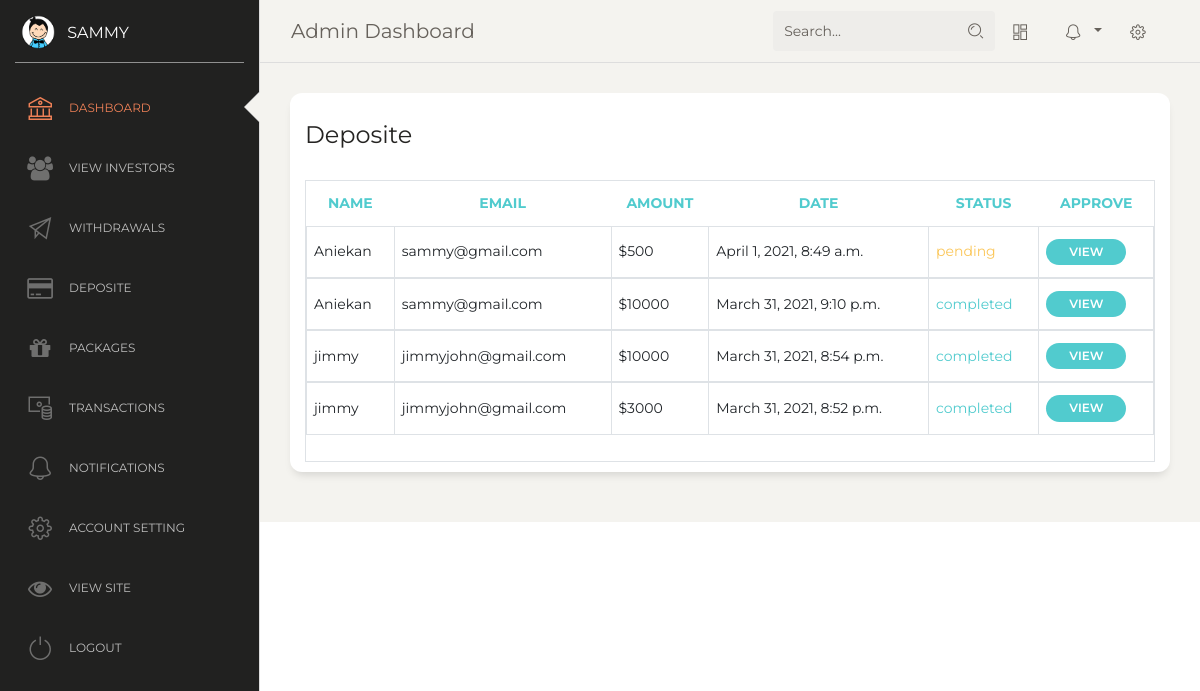
Screenshot of /super/admin/deposite/ (signed in) with the database file from the repository.
### panel/models.py (models this page shows, shortened)
class Investors(AbstractBaseUser):
	email       = models.EmailField(verbose_name='email', max_length=60, unique=True )
	username    = models.CharField(max_length=30, unique=True)
	full_name    = models.CharField(max_length=30 ,blank=True, null= True)
	date_joined = models.DateTimeField(verbose_name='date joined', auto_now_add=True)
	last_login  = models.DateTimeField(verbose_name='last login', auto_now=True)
	is_admin    = models.BooleanField(default=False)
	is_staff    = models.BooleanField(default=False)
	is_active   = models.BooleanField(default=True)
	is_superuser = models.BooleanField(default=False)
	profile_image = models.ImageField(blank=True, null=True, default='logo-small.png', upload_to='profile')
	phone = models.CharField(max_length=60, blank=True, null=True)
	wallet_id = models.CharField(max_length=60, blank=True, null=True)
	ref_code = models.CharField(max_length=60, blank=True, null=True, unique=True)
	refferal = models.IntegerField(default=0)
	balance = models.IntegerField(default=0)
	package = models.ForeignKey('Packages', on_delete  = models.CASCADE,blank=True,null=True)
	USERNAME_FIELD = 'email'
	REQUIRED_FIELDS = ['username']
	objects = MyAccountManager()
	class Meta:
			ordering = ['-date_joined']

class Deposite(models.Model):
	STATUS = (
		("pending","pending"),
		("completed","completed"),
		("decline","decline"),
	)
	Investor = models.ForeignKey('Investors', on_delete  = models.CASCADE)
	date = models.DateTimeField(auto_now_add=True)
	amount = models.IntegerField()
	trans_id = models.CharField(max_length=100,blank=True,null=True)
	status = models.CharField(max_length=15, choices=STATUS)
	class Meta:
			ordering = ['-date']

### panel/views.py (the view)
# urls.py: path('deposite/', views.deposite, name='deposite'),
@manager_required
def deposite(request):
	investments = Deposite.objects.all()
	return render(request, "admin/investment.html",{"investments":investments})

### templates/admin/investment.html
{% extends 'admin/main.html' %}
{% load static %}
{% block content %}
<div class="content">
    <div class="row">
      <div class="col-md-12">
        <div class="card">
          <div class="card-header">
            <h4 class="card-title"> Deposite</h4>
          </div>
          <div class="card-body">
            <div class="table-responsive table-bordered ">
              <table class="table">
                <thead class=" text-primary">
                  <th class="text-center">
                    Name
                  </th>
                  <th class="text-center">
                    email
                  </th>
                  <th class="text-center">
                    Amount
                  </th>
                  <th class="text-center">
                    Date
                  </th>
                  <th class="text-center">
                    Status
                  </th>
                  <th class="text-center">
                    Approve
                  </th>
                </thead>
                {% for obj in investments %}
                <tbody>
                  <tr>
                    <td>
                      {{ obj.Investor.full_name }}
                    </td>
                    <td >
                        {{ obj.Investor.email }}
                    </td>
                    <td>
                      ${{ obj.amount }}
                    </td>
                    <td>
                        {{ obj.date }}
                      </td>
                      <td class="{% if obj.status == 'pending'  %} text-warning {% elif obj.status == 'completed' %} text-primary {% else %} text-danger {% endif %} ">
                        {{ obj.status }}
                      </td>
                      <td>
                        <a href="{% url 'admin-deposite-deteail' obj.pk %}" class="btn btn-sm btn-primary btn-round">view</a>
                      </td>
                  </tr>
                </tbody>
                {% endfor %}
              </table>
            </div>
          </div>
        </div>
      </div>
    </div>
</div>
{% endblock  %}

### templates/admin/main.html (shortened to what this page needs)
{% load static %}
<!DOCTYPE html>
<html lang="en">
<head>
  <link href="https://maxcdn.bootstrapcdn.com/font-awesome/latest/css/font-awesome.min.css" rel="stylesheet">
  <link href="{% static 'css/bootstrap.min.css' %}" rel="stylesheet" />
  <link href="{% static 'css/paperdas.css' %}" rel="stylesheet" />
  <link href="{% static 'demo/demo.css' %}" rel="stylesheet" />
</head>
<body class="">
  <div class="wrapper ">
    <div class="sidebar" data-color="black" data-active-color="danger">
      <div class="logo">
        <a href="#" class="simple-text logo-mini">
          <div class="logo-image-small">
            <img src="{% static 'img/logo-small.png' %}">
          </div>
        </a>
        <a href="#" class="simple-text logo-normal">
          {{ user.username }}
        </a>
      </div>
      <div class="sidebar-wrapper">
        <ul class="nav">
          <li class="active ">
            <a href="{% url 'dashboard' %}">
              <i class="nc-icon nc-bank"></i>
              <p>Dashboard</p>
            </a>
          </li>
          <li>
            <a href="{% url 'users' %}">
              <i class="fa fa-users"></i>
              <p>view investors</p>
            </a>
          </li>
          <li>
            <a href="{% url 'admin-withdraw' %}">
              <i class="nc-icon nc-send"></i>
              <p>Withdrawals</p>
            </a>
          </li>
          <li>
            <a href="{% url 'admin-deposite' %}">
              <i class="fa fa-credit-card"></i>
              <p>Deposite</p>
            </a>
          </li>
          <li>
            <a href="{% url 'admin-package' %}">
              <i class="fa fa-gift"></i>
              <p>Packages</p>
            </a>
          </li>
          <li>
            <a href="{% url 'admin-transaction' %}">
                <i class="nc-icon nc-money-coins"></i>
              <p>Transactions</p>
            </a>
          </li>
          <li>
            <a href="{% url 'message' %}">
              <i class="nc-icon nc-bell-55"></i>
              <p>Notifications</p>
            </a>
          </li>
          <li>
            <a href="#">
              <i class="nc-icon nc-settings-gear-65"></i>
              <p>Account setting</p>
            </a>
          </li>
          <li>
            <a href="{% url  'user-dashboard' %}">
              <i class="fa fa-eye" ></i>
              <p>view site</p>
            </a>
          </li>
          <li>
            <a href="{% url 'dashboard-logout' %}">
              <i class="nc-icon nc-button-power"></i>
              <p>logout</p>
            </a>
          </li>
        </ul>
      </div>
    </div>
    <div class="main-panel">
      <nav class="navbar navbar-expand-lg navbar-absolute fixed-top navbar-transparent">
        <div class="container-fluid">
          <div class="navbar-wrapper">
            <a class="navbar-brand" href="javascript:;">Admin Dashboard</a>
          </div>
          <div class="collapse navbar-collapse justify-content-end" id="navigation">
            <form>
              <div class="input-group no-border">
                <input type="text" value="" class="form-control" placeholder="Search...">
                <div class="input-group-append">
                  <div class="input-group-text">
                    <i class="nc-icon nc-zoom-split"></i>
                  </div>
                </div>
              </div>
            </form>
            <ul class="navbar-nav">
              <li class="nav-item">
                <a class="nav-link btn-magnify" href="javascript:;">
                  <i class="nc-icon nc-layout-11"></i>
                </a>
              </li>
              <li class="nav-item btn-rotate dropdown">
                <a class="nav-link dropdown-toggle" href="http://example.com" id="navbarDropdownMenuLink" data-toggle="dropdown" aria-haspopup="true" aria-expanded="false">
                  <i class="nc-icon nc-bell-55"></i>
                </a>
              </li>
              <li class="nav-item">
                <a class="nav-link btn-rotate" href="javascript:;">
                  <i class="nc-icon nc-settings-gear-65"></i>
                </a>
              </li>
            </ul>
          </div>
        </div>
      </nav>
      {% block content %} {% endblock %}
    </div>
  </div>
</body>
</html>

### rows the page displays
Investors: username "SAMMY"
Deposite: Investor.full_name "Aniekan", Investor.email "sammy@gmail.com", amount "500", date "April 1, 2021, 8:49 a.m.", status "pending"
Deposite: Investor.full_name "Aniekan", Investor.email "sammy@gmail.com", amount "10000", date "March 31, 2021, 9:10 p.m.", status "completed"
Deposite: Investor.full_name "jimmy", Investor.email "jimmyjohn@gmail.com", amount "10000", date "March 31, 2021, 8:54 p.m.", status "completed"
Deposite: Investor.full_name "jimmy", Investor.email "jimmyjohn@gmail.com", amount "3000", date "March 31, 2021, 8:52 p.m.", status "completed"
